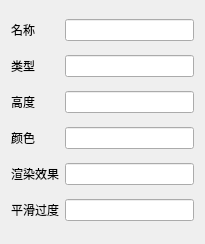
<?xml version="1.0" encoding="UTF-8"?>
<ui version="4.0">
 <class>PropertyWidget</class>
 <widget class="QWidget" name="PropertyWidget">
  <property name="geometry">
   <rect>
    <x>0</x>
    <y>0</y>
    <width>205</width>
    <height>244</height>
   </rect>
  </property>
  <property name="windowTitle">
   <string>Form</string>
  </property>
  <layout class="QHBoxLayout" name="horizontalLayout">
   <item>
    <layout class="QGridLayout" name="gridLayout">
     <item row="2" column="1">
      <widget class="QLineEdit" name="lineEdit_3"/>
     </item>
     <item row="1" column="0">
      <widget class="QLabel" name="label_2">
       <property name="text">
        <string>类型</string>
       </property>
      </widget>
     </item>
     <item row="4" column="1">
      <widget class="QLineEdit" name="lineEdit_5"/>
     </item>
     <item row="1" column="1">
      <widget class="QLineEdit" name="lineEdit_2"/>
     </item>
     <item row="0" column="0">
      <widget class="QLabel" name="label">
       <property name="text">
        <string>名称</string>
       </property>
      </widget>
     </item>
     <item row="0" column="1">
      <widget class="QLineEdit" name="lineEdit"/>
     </item>
     <item row="3" column="1">
      <widget class="QLineEdit" name="lineEdit_4"/>
     </item>
     <item row="2" column="0">
      <widget class="QLabel" name="label_3">
       <property name="text">
        <string>高度</string>
       </property>
      </widget>
     </item>
     <item row="3" column="0">
      <widget class="QLabel" name="label_4">
       <property name="text">
        <string>颜色</string>
       </property>
      </widget>
     </item>
     <item row="4" column="0">
      <widget class="QLabel" name="label_5">
       <property name="text">
        <string>渲染效果</string>
       </property>
      </widget>
     </item>
     <item row="5" column="0">
      <widget class="QLabel" name="label_6">
       <property name="text">
        <string>平滑过度</string>
       </property>
      </widget>
     </item>
     <item row="5" column="1">
      <widget class="QLineEdit" name="lineEdit_6"/>
     </item>
    </layout>
   </item>
  </layout>
 </widget>
 <resources/>
 <connections/>
</ui>
